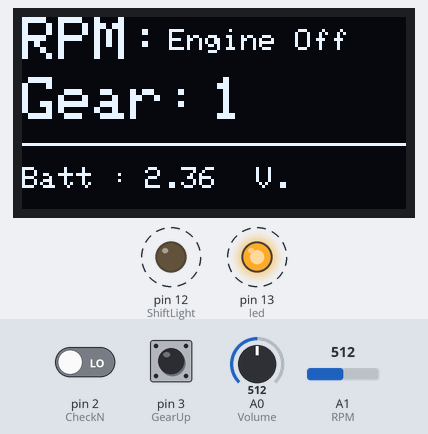
A sketch run on a simulated Arduino Uno, built with avr-gcc and run on an emulated ATmega328P. On the bench: 128×64 one-colour display, output pins drawn as LEDs (lit = HIGH). Dashed ring = blinking. The test bench sets the inputs (shaded band); at power-on: A0 (Volume) = 512, A1 (RPM) = 512, pin 2 (CheckN) LOW, pin 3 (GearUp) LOW. What the sketch prints to the serial monitor is not drawn.

Above: at 2.06 s.
2.3 s: A0 (Volume) set to 525
At 2.64 s:
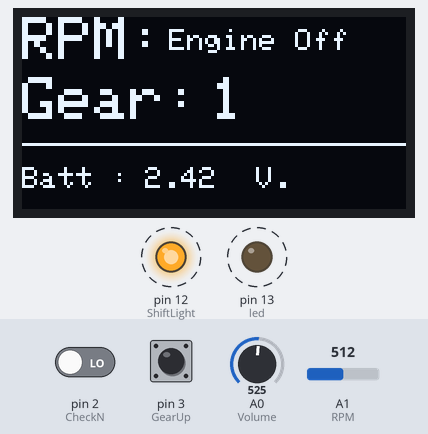
4.3 s: A1 (RPM) set to 859
5.8 s: A1 (RPM) set to 876
At 6.12 s:
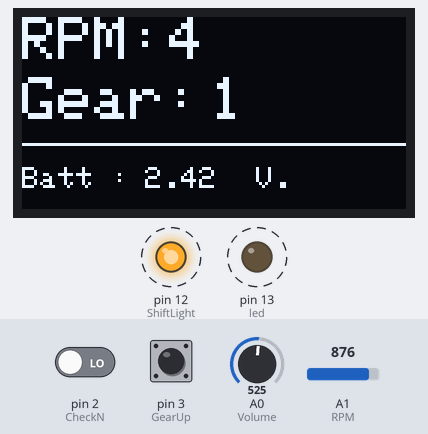
7.7 s: pin 2 (CheckN) driven HIGH
At 7.97 s:
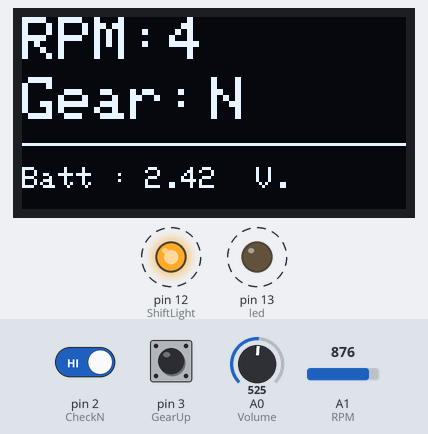
9.6 s: A1 (RPM) set to 716
At 9.82 s:
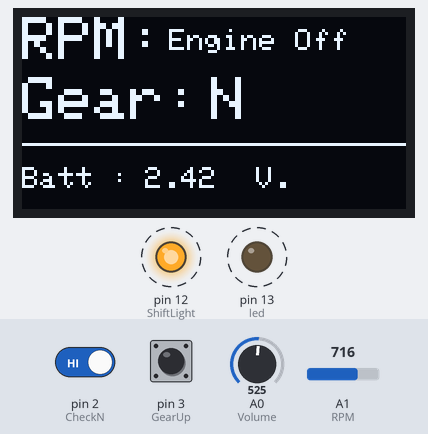
11.4 s: A0 (Volume) set to 511
At 11.55 s:
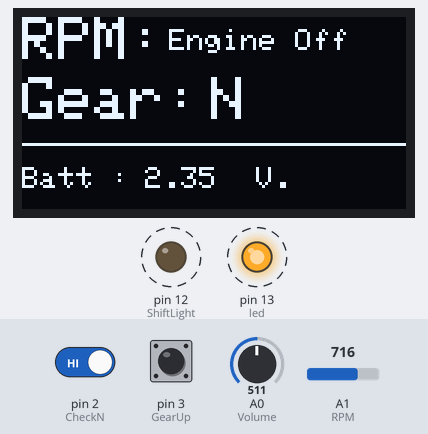
Timing chart, 0 to 14.0 s (numbered marks = the images above; inputs shaded):
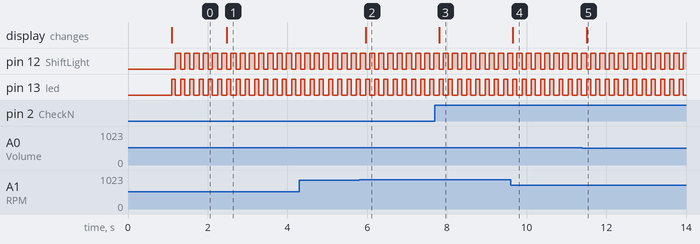

Measured:
- the behaviour switches between 514 and 515 on A0 (Volume) (found by bisection; images 0 and 1)
- the behaviour switches between 869 and 870 on A1 (RPM) (found by bisection; images 1 and 2)
- after the input at 2.3 s, the display: changes after 0.18 s (image 1)
- after the input at 5.8 s, the display: changes after 0.16 s (image 2)
- after the input at 7.7 s, the display: changes after 0.11 s (image 3)
- after the input at 9.6 s, the display: changes after 0.05 s (image 4)
- after the input at 11.4 s, the display: changes after 0.11 s (image 5)
- by itself, pin 12 (ShiftLight): alternates HIGH for 0.13 s and LOW for 0.10 s

The sketch:

Gear_Batt_RPM_SH1106.ino
```cpp
#include <SPI.h>
#include <Wire.h>
#include <Adafruit_GFX.h>
#include <Adafruit_SH1106.h>

#define OLED_RESET 4
Adafruit_SH1106 display(OLED_RESET);

#define NUMFLAKES 10
#define XPOS 0
#define YPOS 1
#define DELTAY 2


#define LOGO16_GLCD_HEIGHT 16
#define LOGO16_GLCD_WIDTH  16
static const unsigned char PROGMEM logo16_glcd_bmp[] =
{ B00000000, B11000000,
  B00000001, B11000000,
  B00000001, B11000000,
  B00000011, B11100000,
  B11110011, B11100000,
  B11111110, B11111000,
  B01111110, B11111111,
  B00110011, B10011111,
  B00011111, B11111100,
  B00001101, B01110000,
  B00011011, B10100000,
  B00111111, B11100000,
  B00111111, B11110000,
  B01111100, B11110000,
  B01110000, B01110000,
  B00000000, B00110000
};

#if (SH1106_LCDHEIGHT != 64)
#error("Height incorrect, please fix Adafruit_SH1106.h!");
#endif

int led = 13;
int ShiftLight = 12;
int CheckN = 2;
int GearUp = 3;
int GearDown = 4;
int Gear;

float Volume = 0;
float RPM = 1;

void setup()
{
  Serial.begin(9600);

  // by default, we'll generate the high voltage from the 3.3v line internally! (neat!)
  display.begin(SH1106_SWITCHCAPVCC, 0x3C);

  display.clearDisplay();

  display.setTextSize(2);
  display.setTextColor(WHITE);
  display.setCursor(0,0);
  display.println("   Honda");

  display.setCursor(0,20);
  display.println("  Phantom");

  display.setCursor(0,40);
  display.println("    150");

  display.display();
  delay(1000);

  pinMode(13,OUTPUT);
  pinMode(12,OUTPUT);
  pinMode(2,INPUT);
  pinMode(3,INPUT);
  pinMode(4,INPUT);
}

void loop()
{
  float val = analogRead(Volume);
  val = analogRead(Volume)*0.0046;//default = 12=0.0118 ,1:1=0.0046
  Serial.println(val);
  //Voltage

  int ShowRPM = analogRead(RPM);
  ShowRPM = analogRead(RPM)*0.0046;//test ShowRPM
  Serial.println(ShowRPM);
  //RPM

 display.clearDisplay();

  display.setTextSize(2);
  display.setTextColor(WHITE);

  display.setCursor(0,0);
  display.println("RPM:");
    if(ShowRPM >= 4)
    {
      display.setCursor(49,0);
      display.print(ShowRPM);
    }
    else
    {
      display.setTextSize(1);
      display.setCursor(49,4);
      display.println("Engine Off");
    }

  display.setTextSize(2);
  display.setCursor(0,20);
  display.println("Gear:");
    if(digitalRead(CheckN)==HIGH)
    {
      Serial.println(Gear);
      display.setCursor(63,20);
      display.println("N");
      Gear = 0;
    }
    else if(Gear>=7)
    {
      Gear = 6;
      Serial.println(Gear);
      display.setCursor(63,20);
      display.println(Gear);
    }
    else if(Gear<=0)
    {
      Gear = 1;
      Serial.println(Gear);
      display.setCursor(63,20);
      display.println(Gear);
    }
    else if(digitalRead(GearUp)==HIGH)
    {
      Gear += 1;
      Serial.println(Gear);
      display.setCursor(63,20);
      display.println(Gear);
    }
    else if(digitalRead(GearDown)==HIGH)
    {
      Gear -= 1;
      Serial.println(Gear);
      display.setCursor(63,20);
      display.println(Gear);
    }
    else if(Gear==1)
    {
      Serial.println(Gear);
      display.setCursor(63,20);
      display.println(Gear);
    }
    else if(Gear==2)
    {
      Serial.println(Gear);
      display.setCursor(63,20);
      display.println(Gear);
    }
    else if(Gear==3)
    {
      Serial.println(Gear);
      display.setCursor(63,20);
      display.println(Gear);
    }
    else if(Gear==4)
    {
      Serial.println(Gear);
      display.setCursor(63,20);
      display.println(Gear);
    }
    else if(Gear==5)
    {
      Serial.println(Gear);
      display.setCursor(63,20);
      display.println(Gear);
    }
    else if(Gear==6)
    {
      Serial.println(Gear);
      display.setCursor(63,20);
      display.println(Gear);
    }

  display.drawLine(0,42,128,42,WHITE);

  display.setTextSize(1);

  display.setCursor(0,50);
  display.println("Batt :       V.");
    display.setCursor(41,50);
    display.print(val);

  display.display();

  digitalWrite(led,HIGH);
  digitalWrite(ShiftLight,LOW);
  delay(100);
  digitalWrite(led,LOW);
  digitalWrite(ShiftLight,HIGH);
  delay(100);
}
```
